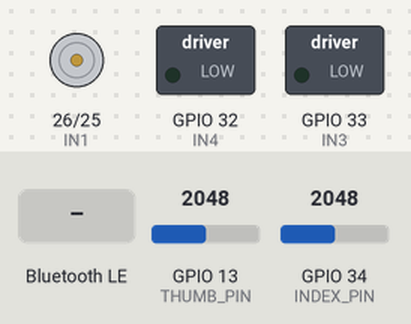
The sketch below on a simulated ESP32. On the bench: motor-driver pin pairs drawn as motors (green arrow = first pin HIGH = forward, orange = second pin HIGH = backward, longer = more drive), switched loads named in the sketch (green lamp = pin HIGH). Inputs (shaded band) come from the test bench; at power-on: GPIO 13 (THUMB_PIN) = 2048, GPIO 34 (INDEX_PIN) = 2048. Nothing arrives over Bluetooth unless stated; a phone connects over Bluetooth LE 3 s after start; what the sketch prints to the serial monitor is not drawn.

Above: at 1.7 s.
1.8 s: Bluetooth LE write "OPEN" received
At 2.7 s:
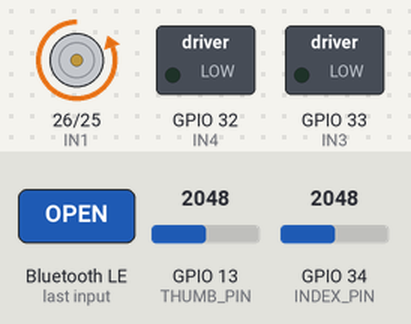
3.3 s: Bluetooth LE write "CLOSE" received
At 3.8 s:
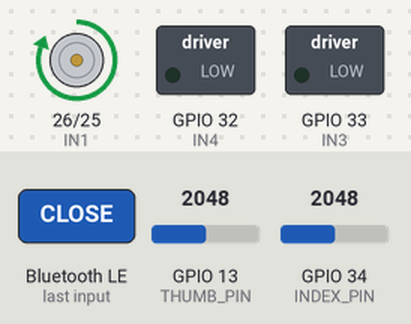
4.8 s: GPIO 13 (THUMB_PIN) set to 2167
6.3 s: GPIO 13 (THUMB_PIN) set to 2254
At 7.8 s:
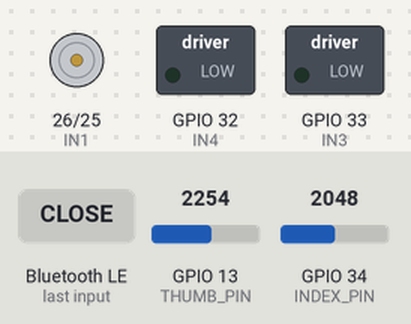
Timing chart, 0 to 9.3 s (numbered marks = the images above; inputs shaded):
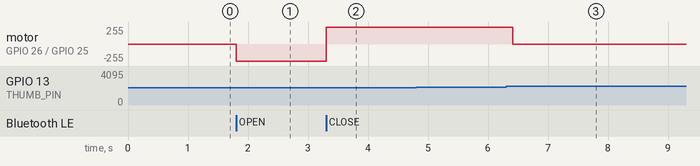

The sketch:

fsr_linear_actuator.ino
```cpp
/* ESP32 MX1508 + BLE + 2 FSR Auto-Stop
   - Supports MODE3 (single actuator) and MODE5 (both actuators)
   - BLE command characteristic accepts: MODE3, MODE5, OPEN, CLOSE, STOP
   - Battery service (read + notify) kept as before
   - Auto-stop: if either FSR reads inside configured range, motors stop
*/

#include <BLEDevice.h>
#include <BLEUtils.h>
#include <BLEServer.h>

// ------------------------
// Motor Pins
// ------------------------
const int IN1 = 26;
const int IN2 = 25;
const int IN3 = 33;
const int IN4 = 32;

// ------------------------
// FSR Pins (ADC)
// ------------------------
#define THUMB_PIN 13
#define INDEX_PIN 34

// ------------------------
// Thresholds (adjust to your sensors / calibration)
// ------------------------
#define THUMB_MIN 2200
#define THUMB_MAX 4500

#define INDEX_MIN 1120
#define INDEX_MAX 1237.916

// ------------------------
// Read FSR (simple average filter)
// ------------------------
float readFSR(int pin) {
  long sum = 0;
  for (int i = 0; i < 10; i++) {
    sum += analogRead(pin);
    delay(3);
  }
  return sum / 10.0;
}

// ------------------------
// BLE UUIDs
// ------------------------
#define SERVICE_UUID        "12345678-1234-1234-1234-1234567890ab"
#define WRITE_UUID          "12345678-1234-1234-1234-1234567890ac"

// Standard battery service
#define BATTERY_SERVICE_UUID BLEUUID((uint16_t)0x180F)
#define BATTERY_LEVEL_UUID   BLEUUID((uint16_t)0x2A19)

// ------------------------
// BLE Objects & Globals
// ------------------------
BLEServer*         server;
BLECharacteristic* writeChar;
BLECharacteristic* batteryChar;

bool    deviceConnected = false;
uint8_t batteryLevel    = 90;

// Current mode selected via BLE: "MODE3" or "MODE5"
String currentMode = "MODE3";   // default mode

// -------------------------------------------------
// SERVER CALLBACKS
// -------------------------------------------------
class ServerCallbacks : public BLEServerCallbacks {
  void onConnect(BLEServer* s) override {
    deviceConnected = true;
    Serial.println("🔵 Device Connected");
  }

  void onDisconnect(BLEServer* s) override {
    deviceConnected = false;
    Serial.println("🔴 Device Disconnected");

    delay(200);
    BLEDevice::startAdvertising();  // Restart advertising safely
    Serial.println("📡 Advertising Restarted");
  }
};

// -------------------------------------------------
// WRITE CALLBACKS  (ALL COMMAND HANDLING HERE)
// -------------------------------------------------
class WriteCallbacks : public BLECharacteristicCallbacks {
  void onWrite(BLECharacteristic* ch) override {

    // Use Arduino String because many BLE libraries return Arduino String
    String cmd = ch->getValue();

    if (cmd.length() == 0) return;

    cmd.trim();  // remove any \n, \r, spaces

    Serial.print("📩 Received Command: ");
    Serial.println(cmd);

    // ---------- MODE SELECT ----------
    if (cmd == "MODE3" || cmd == "MODE5") {
      currentMode = cmd;
      Serial.print("✅ Mode changed to: ");
      Serial.println(currentMode);
      return;   // only mode change, no motor action
    }

    // ---------- ACTIONS ----------
    if (cmd == "OPEN") {
      if (currentMode == "MODE3") {
        // Single actuator RETRACT (IN1/IN2 control)
        digitalWrite(IN1, LOW);
        digitalWrite(IN2, HIGH);
        Serial.println("Actuator: RETRACT (MODE3 OPEN)");
      }
      else if (currentMode == "MODE5") {
        // Both actuators RETRACT
        digitalWrite(IN1, LOW);
        digitalWrite(IN2, HIGH);
        digitalWrite(IN3, LOW);
        digitalWrite(IN4, HIGH);
        Serial.println("Both Actuators: RETRACT (MODE5 OPEN)");
      }
    }
    else if (cmd == "CLOSE") {
      if (currentMode == "MODE3") {
        // Single actuator EXTEND
        digitalWrite(IN1, HIGH);
        digitalWrite(IN2, LOW);
        Serial.println("Actuator: EXTEND (MODE3 CLOSE)");
      }
      else if (currentMode == "MODE5") {
        // Both actuators EXTEND
        digitalWrite(IN1, HIGH);
        digitalWrite(IN2, LOW);
        digitalWrite(IN3, HIGH);
        digitalWrite(IN4, LOW);
        Serial.println("Both Actuators: EXTEND (MODE5 CLOSE)");
      }
    }
    else if (cmd == "STOP") {
      digitalWrite(IN1, LOW);
      digitalWrite(IN2, LOW);
      digitalWrite(IN3, LOW);
      digitalWrite(IN4, LOW);
      Serial.println("Actuators: STOP");
    }
    else {
      Serial.println("⚠ Unknown command");
    }
  }
};

// -------------------------------------------------
// SETUP
// -------------------------------------------------
void setup() {
  Serial.begin(115200);
  delay(500);

  // Motor Pins
  pinMode(IN1, OUTPUT);
  pinMode(IN2, OUTPUT);
  pinMode(IN3, OUTPUT);
  pinMode(IN4, OUTPUT);

  // Ensure all motors OFF
  digitalWrite(IN1, LOW);
  digitalWrite(IN2, LOW);
  digitalWrite(IN3, LOW);
  digitalWrite(IN4, LOW);

  // FSR Pins - ADC pins don't strictly require pinMode(INPUT) but it's harmless
  pinMode(THUMB_PIN, INPUT);
  pinMode(INDEX_PIN, INPUT);

  // ---- BLE INIT ----
  Serial.println("📡 Starting BLE...");
  BLEDevice::init("DEXTRA-ESP32");   // Device Name

  server = BLEDevice::createServer();
  server->setCallbacks(new ServerCallbacks());

  // ---- Control Service (for commands) ----
  BLEService* controlService = server->createService(SERVICE_UUID);

  writeChar = controlService->createCharacteristic(
                WRITE_UUID,
                BLECharacteristic::PROPERTY_WRITE
              );
  writeChar->setCallbacks(new WriteCallbacks());

  controlService->start();

  // ---- Battery Service (optional) ----
  BLEService* batteryService = server->createService(BATTERY_SERVICE_UUID);

  batteryChar = batteryService->createCharacteristic(
                  BATTERY_LEVEL_UUID,
                  BLECharacteristic::PROPERTY_READ |
                  BLECharacteristic::PROPERTY_NOTIFY
                );
  batteryChar->setValue(&batteryLevel, 1);
  batteryService->start();

  // ---- Advertising ----
  BLEAdvertising* adv = BLEDevice::getAdvertising();
  adv->addServiceUUID(SERVICE_UUID);
  adv->addServiceUUID(BATTERY_SERVICE_UUID);

  // improve compatibility with Android devices
  adv->setScanResponse(false);
  adv->setMinPreferred(0x06);
  adv->setMinPreferred(0x12);

  BLEDevice::startAdvertising();

  Serial.println("✅ BLE Ready. Advertising...");
}

// -------------------------------------------------
// LOOP → AUTO-STOP USING FSR
// -------------------------------------------------
void loop() {

  float thumb = readFSR(THUMB_PIN);
  float index = readFSR(INDEX_PIN);

  Serial.print("Thumb: ");
  Serial.println(thumb);
  Serial.print("Index: ");
  Serial.println(index);

  bool thumbOK = (thumb >= THUMB_MIN && thumb <= THUMB_MAX);
  bool indexOK = (index >= INDEX_MIN && index <= INDEX_MAX);

  if (thumbOK || indexOK) {
    // stop all motors if any FSR triggers auto-stop
    digitalWrite(IN1, LOW);
    digitalWrite(IN2, LOW);
    digitalWrite(IN3, LOW);
    digitalWrite(IN4, LOW);

    Serial.println("🛑 AUTO STOP (FSR TRIGGER)");
  }

  // (Optional) update battery characteristic if needed
  // batteryChar->setValue(&batteryLevel,1);
  // batteryChar->notify();

  delay(100);
}
```

Measured:
- the behaviour switches between 2199 and 2200 on GPIO 13 (THUMB_PIN) (found by bisection; images 2 and 3)
- after the input at 1.8 s, motor on GPIO 26 (IN1) / GPIO 25 (IN2): stopped → backward 255/255 at once
- after the input at 3.3 s, motor on GPIO 26 (IN1) / GPIO 25 (IN2): backward 255/255 → forward 255/255 at once
- after the input at 4.8 s, every drawn part: stays the same
- after the input at 6.3 s, motor on GPIO 26 (IN1) / GPIO 25 (IN2): forward 255/255 → stopped after 0.11 s
